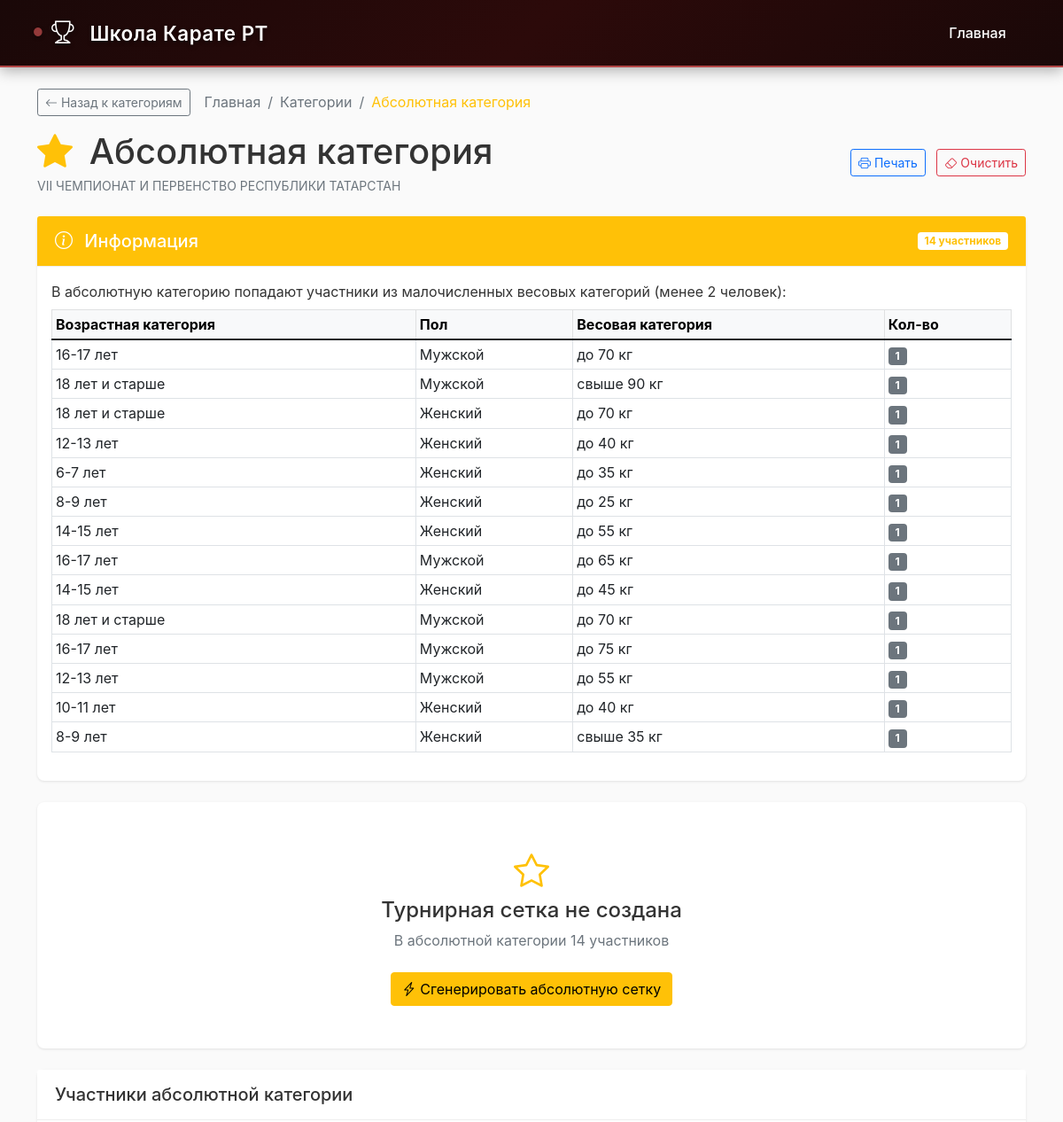
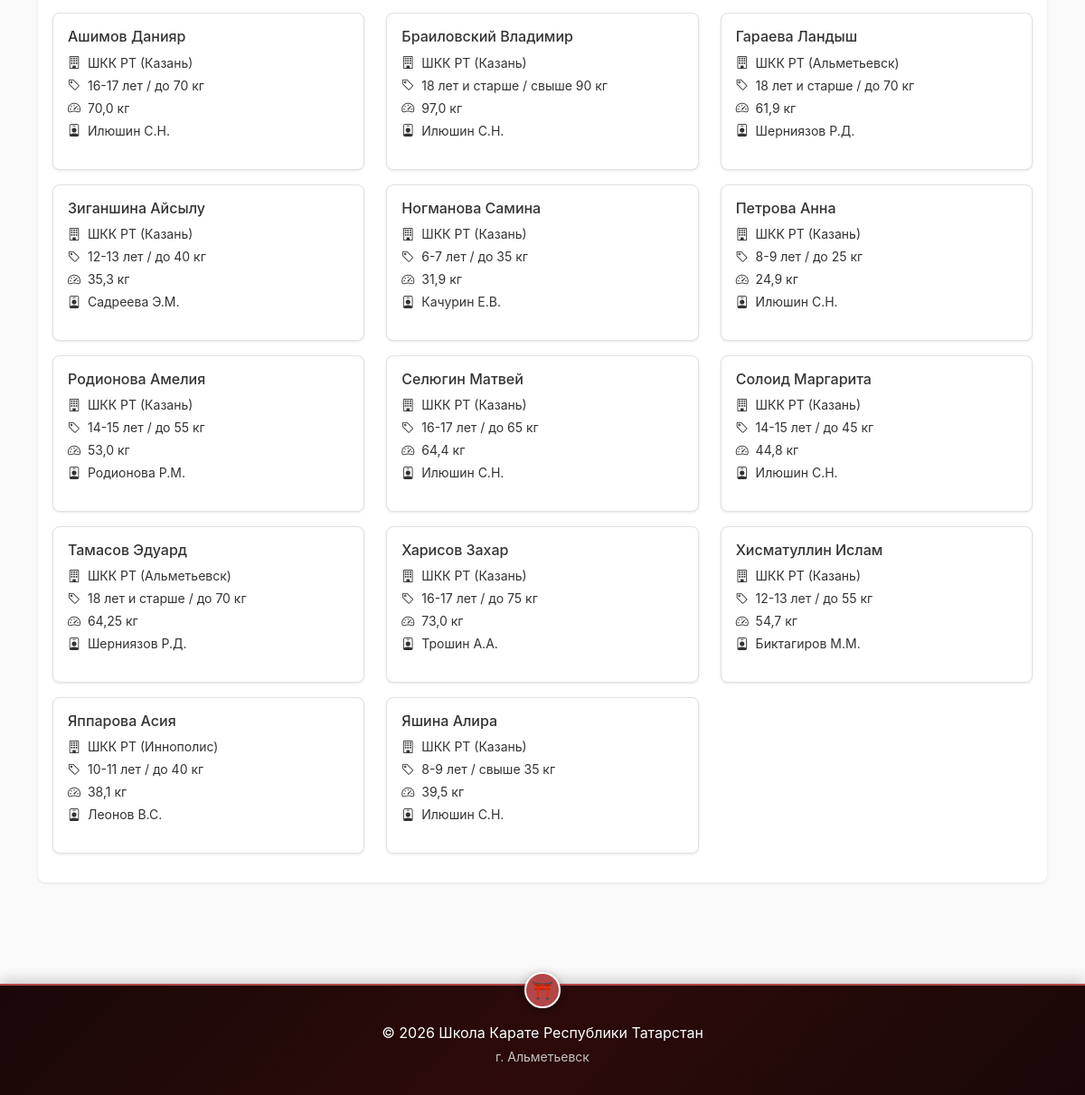
Screenshot of /tournament/1/absolute/ with the database file from the repository (2 pictures, top to bottom).
### tournament/models.py (models this page shows, shortened)
class Tournament(models.Model):
    name = models.CharField(max_length=200, verbose_name="Название турнира")
    date = models.DateField(verbose_name="Дата проведения")
    location = models.CharField(max_length=300, verbose_name="Место проведения",
                                default="г. Альметьевск, пр-кт Строителей, д.9А Спортивный Комплекс «Батыр»")
    is_active = models.BooleanField(default=True, verbose_name="Активный")
    registration_deadline = models.DateField(verbose_name="Дедлайн регистрации", null=True, blank=True)
    class Meta:
        verbose_name = "Турнир"
        verbose_name_plural = "Турниры"

class Participant(models.Model):
    GENDER_CHOICES = [
        ('M', 'Мужской'),
        ('F', 'Женский'),
    ]
    last_name = models.CharField(max_length=100, verbose_name="Фамилия")
    first_name = models.CharField(max_length=100, verbose_name="Имя")
    birth_date = models.DateField(verbose_name="Дата рождения")
    gender = models.CharField(max_length=1, choices=GENDER_CHOICES, verbose_name="Пол")
    weight = models.FloatField(verbose_name="Вес (кг)")
    club = models.CharField(max_length=200, verbose_name="Клуб/Школа")
    coach = models.CharField(max_length=200, blank=True, verbose_name="Тренер")
    age_category = models.CharField(max_length=20, blank=True, editable=False, verbose_name="Возрастная категория")
    weight_category = models.CharField(max_length=50, blank=True, editable=False, verbose_name="Весовая категория")
    source_file = models.CharField(max_length=255, blank=True, null=True, verbose_name="Файл-источник")
    row_number = models.IntegerField(blank=True, null=True, verbose_name="Номер строки в файле")
    tournament = models.ForeignKey(Tournament, on_delete=models.CASCADE, related_name='participants')
    registered_at = models.DateTimeField(auto_now_add=True, verbose_name="Дата регистрации")
    class Meta:
        verbose_name = "Участник"
        verbose_name_plural = "Участники"
        ordering = ['last_name', 'first_name']

### tournament/views.py (the view)
# urls.py: path('tournament/<int:tournament_id>/absolute/', views.absolute_category, name='absolute_category'),
def absolute_category(request, tournament_id):
    tournament = get_object_or_404(Tournament, id=tournament_id)
    absolute_data = get_absolute_participants(tournament)
    matches = Match.objects.filter(
        tournament=tournament,
        age_category='АБСОЛЮТНАЯ',
        gender='A',
        weight_category='категория'
    ).order_by('round_number', 'match_order')
    rounds = {}
    for match in matches:
        if match.round_number not in rounds:
            rounds[match.round_number] = []
        rounds[match.round_number].append(match)
    context = {
        'tournament': tournament,
        'absolute_data': absolute_data,
        'rounds': sorted(rounds.items()),
    }
    return render(request, 'tournament/absolute_category.html', context)

### tournament/utils.py (called while the page is built)
def get_absolute_participants(tournament):
    all_stats = get_category_stats(tournament)
    absolute_participants = []
    small_categories = []
    for key, data in all_stats.items():
        if data['count'] < 2:
            small_categories.append({
                'age_category': data['age_category'],
                'gender': data['gender'],
                'gender_code': data['gender_code'],
                'weight_category': data['weight_category'],
                'count': data['count'],
                'participants': data['participants']
            })
            absolute_participants.extend(data['participants'])
    return {
        'participants': absolute_participants,
        'count': len(absolute_participants),
        'small_categories': small_categories
    }

### tournament/templates/tournament/absolute_category.html (shortened to what this page needs)
{% extends 'tournament/base.html' %}
{% block content %}
<div class="row">
    <div class="col-12">
        <div class="d-flex align-items-center mb-3">
            <a href="{% url 'category_list' tournament.id %}" class="btn btn-outline-secondary btn-sm me-3">
                <i class="bi bi-arrow-left"></i> Назад к категориям
            </a>
            <nav aria-label="breadcrumb">
                <ol class="breadcrumb mb-0">
                    <li class="breadcrumb-item"><a href="{% url 'index' %}" class="text-decoration-none text-secondary">Главная</a></li>
                    <li class="breadcrumb-item"><a href="{% url 'category_list' tournament.id %}" class="text-decoration-none text-secondary">Категории</a></li>
                    <li class="breadcrumb-item active text-warning" aria-current="page">Абсолютная категория</li>
                </ol>
            </nav>
        </div>
        <div class="d-flex justify-content-between align-items-center mb-4">
            <div>
                <h1 class="fw-400 mb-1">
                    <i class="bi bi-star-fill text-warning me-2"></i>
                    Абсолютная категория
                </h1>
                <p class="text-muted small mb-0">{{ tournament.name }}</p>
            </div>
            <div>
                <a href="{% url 'print_absolute_bracket' tournament.id %}" class="btn btn-outline-primary btn-sm me-2" target="_blank">
                    <i class="bi bi-printer"></i> Печать
                </a>
                <a href="{% url 'clear_absolute_matches' tournament.id %}" class="btn btn-outline-danger btn-sm">
                    <i class="bi bi-eraser"></i> Очистить
                </a>
            </div>
        </div>
        <div class="card mb-4 border-warning">
            <div class="card-header bg-warning text-white">
                <div class="d-flex justify-content-between align-items-center">
                    <h5 class="mb-0">
                        <i class="bi bi-info-circle me-2"></i>
                        Информация
                    </h5>
                    <span class="badge bg-white text-warning">{{ absolute_data.count }} участников</span>
                </div>
            </div>
            <div class="card-body">
                <p class="mb-2">В абсолютную категорию попадают участники из малочисленных весовых категорий (менее 2 человек):</p>
                {% if absolute_data.small_categories %}
                <div class="table-responsive">
                    <table class="table table-sm table-bordered">
                        <thead class="table-light">
                            <tr>
                                <th>Возрастная категория</th>
                                <th>Пол</th>
                                <th>Весовая категория</th>
                                <th>Кол-во</th>
                            </tr>
                        </thead>
                        <tbody>
                            {% for cat in absolute_data.small_categories %}
                            <tr>
                                <td>{{ cat.age_category }}</td>
                                <td>{{ cat.gender }}</td>
                                <td>{{ cat.weight_category }}</td>
                                <td><span class="badge bg-secondary">{{ cat.count }}</span></td>
                            </tr>
                            {% endfor %}
                        </tbody>
                    </table>
                </div>
                {% endif %}
            </div>
        </div>
        {% if not rounds and absolute_data.count >= 2 %}
        <div class="card mb-4">
            <div class="card-body text-center py-5">
                <i class="bi bi-star fs-1 mb-3 text-warning"></i>
                <h4 class="fw-400 mb-2">Турнирная сетка не создана</h4>
                <p class="text-muted mb-4">
                    В абсолютной категории {{ absolute_data.count }} участников
                </p>
                <form method="post" action="{% url 'generate_absolute_bracket' tournament.id %}">
                    <button type="submit" class="btn btn-warning">
                        <i class="bi bi-lightning-charge"></i> Сгенерировать абсолютную сетку
                    </button>
                </form>
            </div>
        </div>
        {% endif %}
        {% if absolute_data.participants %}
        <div class="card mb-4">
            <div class="card-header bg-white">
                <h5 class="mb-0">Участники абсолютной категории</h5>
            </div>
            <div class="card-body">
                <div class="row">
                    {% for p in absolute_data.participants %}
                    <div class="col-md-4 mb-3">
                        <div class="card h-100 border">
                            <div class="card-body">
                                <h6 class="card-title">{{ p.last_name }} {{ p.first_name }}</h6>
                                <p class="card-text small mb-1">
                                    <i class="bi bi-building me-1"></i> {{ p.club }}
                                </p>
                                <p class="card-text small mb-1">
                                    <i class="bi bi-tag me-1"></i> {{ p.age_category }} / {{ p.weight_category }}
                                </p>
                                <p class="card-text small mb-1">
                                    <i class="bi bi-speedometer2 me-1"></i> {{ p.weight }} кг
                                </p>
                                {% if p.coach %}
                                <p class="card-text small">
                                    <i class="bi bi-person-badge me-1"></i> {{ p.coach }}
                                </p>
                                {% endif %}
                            </div>
                        </div>
                    </div>
                    {% endfor %}
                </div>
            </div>
        </div>
        {% endif %}
    </div>
</div>
{% endblock %}

### tournament/templates/tournament/base.html (style rules this page uses)
body { background-color: #fafafa; font-family: -apple-system, BlinkMacSystemFont, 'Segoe UI', Roboto, sans-serif; color: #333; }
.card { border: none; border-radius: 8px; box-shadow: 0 1px 3px rgba(0,0,0,0.1); background: white; margin-bottom: 1rem; }
.card-header { background: white; border-bottom: 1px solid #eee; padding: 1rem 1.25rem; font-weight: 500; }

### rows the page displays
Tournament: name "VII ЧЕМПИОНАТ И ПЕРВЕНСТВО РЕСПУБЛИКИ ТАТАРСТАН"
Participant: age_category "16-17 лет", weight_category "до 70 кг", last_name "Ашимов", first_name "Данияр", club "ШКК РТ (Казань)", age_category "16-17 лет", weight_category "до 70 кг", weight "70,0", coach "Илюшин С.Н."
Participant: age_category "18 лет и старше", weight_category "свыше 90 кг", last_name "Браиловский", first_name "Владимир", club "ШКК РТ (Казань)", age_category "18 лет и старше", weight_category "свыше 90 кг", weight "97,0", coach "Илюшин С.Н."
Participant: age_category "18 лет и старше", weight_category "до 70 кг", last_name "Гараева", first_name "Ландыш", club "ШКК РТ (Альметьевск)", age_category "18 лет и старше", weight_category "до 70 кг", weight "61,9", coach "Шерниязов Р.Д."
Participant: age_category "12-13 лет", weight_category "до 40 кг", last_name "Зиганшина", first_name "Айсылу", club "ШКК РТ (Казань)", age_category "12-13 лет", weight_category "до 40 кг", weight "35,3", coach "Садреева Э.М."
Participant: age_category "6-7 лет", weight_category "до 35 кг", last_name "Ногманова", first_name "Самина", club "ШКК РТ (Казань)", age_category "6-7 лет", weight_category "до 35 кг", weight "31,9", coach "Качурин Е.В."
Participant: age_category "8-9 лет", weight_category "до 25 кг", last_name "Петрова", first_name "Анна", club "ШКК РТ (Казань)", age_category "8-9 лет", weight_category "до 25 кг", weight "24,9", coach "Илюшин С.Н."
Participant: age_category "14-15 лет", weight_category "до 55 кг", last_name "Родионова", first_name "Амелия", club "ШКК РТ (Казань)", age_category "14-15 лет", weight_category "до 55 кг", weight "53,0", coach "Родионова Р.М."
Participant: age_category "16-17 лет", weight_category "до 65 кг", last_name "Селюгин", first_name "Матвей", club "ШКК РТ (Казань)", age_category "16-17 лет", weight_category "до 65 кг", weight "64,4", coach "Илюшин С.Н."
Participant: age_category "14-15 лет", weight_category "до 45 кг", last_name "Солоид", first_name "Маргарита", club "ШКК РТ (Казань)", age_category "14-15 лет", weight_category "до 45 кг", weight "44,8", coach "Илюшин С.Н."
Participant: age_category "18 лет и старше", weight_category "до 70 кг", last_name "Тамасов", first_name "Эдуард", club "ШКК РТ (Альметьевск)", age_category "18 лет и старше", weight_category "до 70 кг", weight "64,25", coach "Шерниязов Р.Д."
Participant: age_category "16-17 лет", weight_category "до 75 кг", last_name "Харисов", first_name "Захар", club "ШКК РТ (Казань)", age_category "16-17 лет", weight_category "до 75 кг", weight "73,0", coach "Трошин А.А."
Participant: age_category "12-13 лет", weight_category "до 55 кг", last_name "Хисматуллин", first_name "Ислам", club "ШКК РТ (Казань)", age_category "12-13 лет", weight_category "до 55 кг", weight "54,7", coach "Биктагиров М.М."
Participant: age_category "10-11 лет", weight_category "до 40 кг", last_name "Яппарова", first_name "Асия", club "ШКК РТ (Иннополис)", age_category "10-11 лет", weight_category "до 40 кг", weight "38,1", coach "Леонов В.С."
Participant: age_category "8-9 лет", weight_category "свыше 35 кг", last_name "Яшина", first_name "Алира", club "ШКК РТ (Казань)", age_category "8-9 лет", weight_category "свыше 35 кг", weight "39,5", coach "Илюшин С.Н."

### other values shown
{{ absolute_data.count }} "14"
{{ cat.gender }} "Мужской" "Мужской" "Женский" "Женский" "Женский" "Женский" "Женский" "Мужской" "Женский" "Мужской" "Мужской" "Мужской" "Женский" "Женский"
{{ cat.count }} "1" "1" "1" "1" "1" "1" "1" "1" "1" "1" "1" "1" "1" "1"
